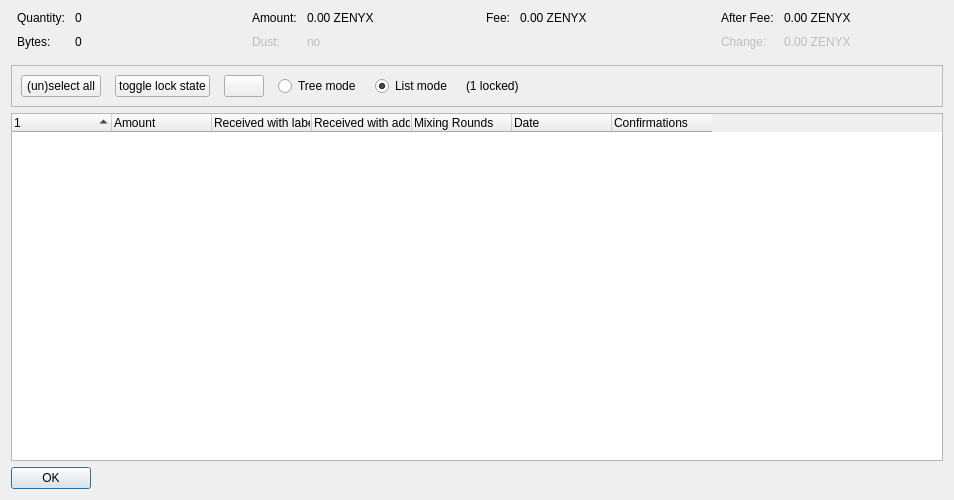
<?xml version="1.0" encoding="UTF-8"?>
<ui version="4.0">
 <class>CoinControlDialog</class>
 <widget class="QDialog" name="CoinControlDialog">
  <property name="geometry">
   <rect>
    <x>0</x>
    <y>0</y>
    <width>954</width>
    <height>500</height>
   </rect>
  </property>
  <property name="windowTitle">
   <string>Coin Selection</string>
  </property>
  <layout class="QVBoxLayout" name="verticalLayout">
   <item>
    <layout class="QHBoxLayout" name="horizontalLayoutTop" stretch="0,0,0,0">
     <property name="topMargin">
      <number>0</number>
     </property>
     <property name="bottomMargin">
      <number>10</number>
     </property>
     <item>
      <layout class="QFormLayout" name="formLayoutCoinControl1">
       <property name="horizontalSpacing">
        <number>10</number>
       </property>
       <property name="verticalSpacing">
        <number>10</number>
       </property>
       <property name="leftMargin">
        <number>6</number>
       </property>
       <property name="rightMargin">
        <number>6</number>
       </property>
       <item row="0" column="0">
        <widget class="QLabel" name="labelCoinControlQuantityText">
         <property name="text">
          <string>Quantity:</string>
         </property>
        </widget>
       </item>
       <item row="0" column="1">
        <widget class="QLabel" name="labelCoinControlQuantity">
         <property name="cursor">
          <cursorShape>IBeamCursor</cursorShape>
         </property>
         <property name="contextMenuPolicy">
          <enum>Qt::ActionsContextMenu</enum>
         </property>
         <property name="text">
          <string notr="true">0</string>
         </property>
         <property name="textInteractionFlags">
          <set>Qt::LinksAccessibleByMouse|Qt::TextSelectableByKeyboard|Qt::TextSelectableByMouse</set>
         </property>
        </widget>
       </item>
       <item row="1" column="0">
        <widget class="QLabel" name="labelCoinControlBytesText">
         <property name="text">
          <string>Bytes:</string>
         </property>
        </widget>
       </item>
       <item row="1" column="1">
        <widget class="QLabel" name="labelCoinControlBytes">
         <property name="cursor">
          <cursorShape>IBeamCursor</cursorShape>
         </property>
         <property name="contextMenuPolicy">
          <enum>Qt::ActionsContextMenu</enum>
         </property>
         <property name="text">
          <string notr="true">0</string>
         </property>
         <property name="textInteractionFlags">
          <set>Qt::LinksAccessibleByMouse|Qt::TextSelectableByKeyboard|Qt::TextSelectableByMouse</set>
         </property>
        </widget>
       </item>
      </layout>
     </item>
     <item>
      <layout class="QFormLayout" name="formLayoutCoinControl2">
       <property name="horizontalSpacing">
        <number>10</number>
       </property>
       <property name="verticalSpacing">
        <number>10</number>
       </property>
       <property name="leftMargin">
        <number>6</number>
       </property>
       <property name="rightMargin">
        <number>6</number>
       </property>
       <item row="0" column="0">
        <widget class="QLabel" name="labelCoinControlAmountText">
         <property name="text">
          <string>Amount:</string>
         </property>
        </widget>
       </item>
       <item row="0" column="1">
        <widget class="QLabel" name="labelCoinControlAmount">
         <property name="cursor">
          <cursorShape>IBeamCursor</cursorShape>
         </property>
         <property name="contextMenuPolicy">
          <enum>Qt::ActionsContextMenu</enum>
         </property>
         <property name="text">
          <string notr="true">0.00 ZENYX</string>
         </property>
         <property name="textInteractionFlags">
          <set>Qt::LinksAccessibleByMouse|Qt::TextSelectableByKeyboard|Qt::TextSelectableByMouse</set>
         </property>
        </widget>
       </item>
       <item row="1" column="0">
        <widget class="QLabel" name="labelCoinControlLowOutputText">
         <property name="enabled">
          <bool>false</bool>
         </property>
         <property name="text">
          <string>Dust:</string>
         </property>
        </widget>
       </item>
       <item row="1" column="1">
        <widget class="QLabel" name="labelCoinControlLowOutput">
         <property name="enabled">
          <bool>false</bool>
         </property>
         <property name="cursor">
          <cursorShape>IBeamCursor</cursorShape>
         </property>
         <property name="contextMenuPolicy">
          <enum>Qt::ActionsContextMenu</enum>
         </property>
         <property name="text">
          <string notr="true">no</string>
         </property>
         <property name="textInteractionFlags">
          <set>Qt::LinksAccessibleByMouse|Qt::TextSelectableByKeyboard|Qt::TextSelectableByMouse</set>
         </property>
        </widget>
       </item>
      </layout>
     </item>
     <item>
      <layout class="QFormLayout" name="formLayoutCoinControl3">
       <property name="horizontalSpacing">
        <number>10</number>
       </property>
       <property name="verticalSpacing">
        <number>10</number>
       </property>
       <property name="leftMargin">
        <number>6</number>
       </property>
       <property name="rightMargin">
        <number>6</number>
       </property>
       <item row="0" column="0">
        <widget class="QLabel" name="labelCoinControlFeeText">
         <property name="text">
          <string>Fee:</string>
         </property>
        </widget>
       </item>
       <item row="0" column="1">
        <widget class="QLabel" name="labelCoinControlFee">
         <property name="cursor">
          <cursorShape>IBeamCursor</cursorShape>
         </property>
         <property name="contextMenuPolicy">
          <enum>Qt::ActionsContextMenu</enum>
         </property>
         <property name="text">
          <string notr="true">0.00 ZENYX</string>
         </property>
         <property name="textInteractionFlags">
          <set>Qt::LinksAccessibleByMouse|Qt::TextSelectableByKeyboard|Qt::TextSelectableByMouse</set>
         </property>
        </widget>
       </item>
      </layout>
     </item>
     <item>
      <layout class="QFormLayout" name="formLayoutCoinControl4">
       <property name="horizontalSpacing">
        <number>10</number>
       </property>
       <property name="verticalSpacing">
        <number>10</number>
       </property>
       <property name="leftMargin">
        <number>6</number>
       </property>
       <property name="rightMargin">
        <number>6</number>
       </property>
       <item row="0" column="0">
        <widget class="QLabel" name="labelCoinControlAfterFeeText">
         <property name="text">
          <string>After Fee:</string>
         </property>
        </widget>
       </item>
       <item row="0" column="1">
        <widget class="QLabel" name="labelCoinControlAfterFee">
         <property name="cursor">
          <cursorShape>IBeamCursor</cursorShape>
         </property>
         <property name="contextMenuPolicy">
          <enum>Qt::ActionsContextMenu</enum>
         </property>
         <property name="text">
          <string notr="true">0.00 ZENYX</string>
         </property>
         <property name="textInteractionFlags">
          <set>Qt::LinksAccessibleByMouse|Qt::TextSelectableByKeyboard|Qt::TextSelectableByMouse</set>
         </property>
        </widget>
       </item>
       <item row="1" column="0">
        <widget class="QLabel" name="labelCoinControlChangeText">
         <property name="enabled">
          <bool>false</bool>
         </property>
         <property name="text">
          <string>Change:</string>
         </property>
        </widget>
       </item>
       <item row="1" column="1">
        <widget class="QLabel" name="labelCoinControlChange">
         <property name="enabled">
          <bool>false</bool>
         </property>
         <property name="cursor">
          <cursorShape>IBeamCursor</cursorShape>
         </property>
         <property name="contextMenuPolicy">
          <enum>Qt::ActionsContextMenu</enum>
         </property>
         <property name="text">
          <string notr="true">0.00 ZENYX</string>
         </property>
         <property name="textInteractionFlags">
          <set>Qt::LinksAccessibleByMouse|Qt::TextSelectableByKeyboard|Qt::TextSelectableByMouse</set>
         </property>
        </widget>
       </item>
      </layout>
     </item>
    </layout>
   </item>
   <item>
    <widget class="QFrame" name="frame">
     <property name="minimumSize">
      <size>
       <width>0</width>
       <height>40</height>
      </size>
     </property>
     <property name="frameShape">
      <enum>QFrame::StyledPanel</enum>
     </property>
     <property name="frameShadow">
      <enum>QFrame::Sunken</enum>
     </property>
     <layout class="QHBoxLayout" name="horizontalLayout">
      <item>
       <layout class="QHBoxLayout" name="horizontalLayoutPanel" stretch="0,0,0,0,0,0,0">
        <property name="spacing">
         <number>14</number>
        </property>
        <item>
         <widget class="QPushButton" name="pushButtonSelectAll">
          <property name="sizePolicy">
           <sizepolicy hsizetype="Maximum" vsizetype="Fixed">
            <horstretch>0</horstretch>
            <verstretch>0</verstretch>
           </sizepolicy>
          </property>
          <property name="text">
           <string>(un)select all</string>
          </property>
          <property name="autoDefault">
           <bool>false</bool>
          </property>
         </widget>
        </item>
        <item>
         <widget class="QPushButton" name="pushButtonToggleLock">
          <property name="sizePolicy">
           <sizepolicy hsizetype="Maximum" vsizetype="Fixed">
            <horstretch>0</horstretch>
            <verstretch>0</verstretch>
           </sizepolicy>
          </property>
          <property name="text">
           <string>toggle lock state</string>
          </property>
          <property name="autoDefault">
           <bool>false</bool>
          </property>
         </widget>
        </item>
        <item>
         <widget class="QPushButton" name="hideButton">
          <property name="sizePolicy">
           <sizepolicy hsizetype="Maximum" vsizetype="Fixed">
            <horstretch>0</horstretch>
            <verstretch>0</verstretch>
           </sizepolicy>
          </property>
          <property name="text">
           <string/>
          </property>
          <property name="autoDefault">
           <bool>false</bool>
          </property>
         </widget>
        </item>
        <item>
         <widget class="QRadioButton" name="radioTreeMode">
          <property name="sizePolicy">
           <sizepolicy hsizetype="Maximum" vsizetype="Fixed">
            <horstretch>0</horstretch>
            <verstretch>0</verstretch>
           </sizepolicy>
          </property>
          <property name="text">
           <string>Tree mode</string>
          </property>
         </widget>
        </item>
        <item>
         <widget class="QRadioButton" name="radioListMode">
          <property name="sizePolicy">
           <sizepolicy hsizetype="Maximum" vsizetype="Fixed">
            <horstretch>0</horstretch>
            <verstretch>0</verstretch>
           </sizepolicy>
          </property>
          <property name="text">
           <string>List mode</string>
          </property>
          <property name="checked">
           <bool>true</bool>
          </property>
         </widget>
        </item>
        <item>
         <widget class="QLabel" name="labelLocked">
          <property name="text">
           <string>(1 locked)</string>
          </property>
         </widget>
        </item>
        <item>
         <spacer name="horizontalSpacer">
          <property name="orientation">
           <enum>Qt::Horizontal</enum>
          </property>
          <property name="sizeHint" stdset="0">
           <size>
            <width>40</width>
            <height>20</height>
           </size>
          </property>
         </spacer>
        </item>
       </layout>
      </item>
     </layout>
    </widget>
   </item>
   <item>
    <widget class="CoinControlTreeWidget" name="treeWidget">
     <property name="contextMenuPolicy">
      <enum>Qt::CustomContextMenu</enum>
     </property>
     <property name="sortingEnabled">
      <bool>false</bool>
     </property>
     <property name="columnCount">
      <number>7</number>
     </property>
     <attribute name="headerShowSortIndicator" stdset="0">
      <bool>true</bool>
     </attribute>
     <attribute name="headerStretchLastSection">
      <bool>false</bool>
     </attribute>
     <column>
      <property name="text">
       <string/>
      </property>
     </column>
     <column>
      <property name="text">
       <string>Amount</string>
      </property>
     </column>
     <column>
      <property name="text">
       <string>Received with label</string>
      </property>
     </column>
     <column>
      <property name="text">
       <string>Received with address</string>
      </property>
     </column>
     <column>
      <property name="text">
       <string>Mixing Rounds</string>
      </property>
     </column>
     <column>
      <property name="text">
       <string>Date</string>
      </property>
     </column>
     <column>
      <property name="text">
       <string>Confirmations</string>
      </property>
      <property name="toolTip">
       <string>Confirmed</string>
      </property>
     </column>
    </widget>
   </item>
   <item>
    <widget class="QDialogButtonBox" name="buttonBox">
     <property name="sizePolicy">
      <sizepolicy hsizetype="Maximum" vsizetype="Fixed">
       <horstretch>0</horstretch>
       <verstretch>0</verstretch>
      </sizepolicy>
     </property>
     <property name="orientation">
      <enum>Qt::Horizontal</enum>
     </property>
     <property name="standardButtons">
      <set>QDialogButtonBox::Ok</set>
     </property>
    </widget>
   </item>
  </layout>
 </widget>
 <customwidgets>
  <customwidget>
   <class>CoinControlTreeWidget</class>
   <extends>QTreeWidget</extends>
   <header>qt/coincontroltreewidget.h</header>
  </customwidget>
 </customwidgets>
 <resources/>
 <connections/>
</ui>
